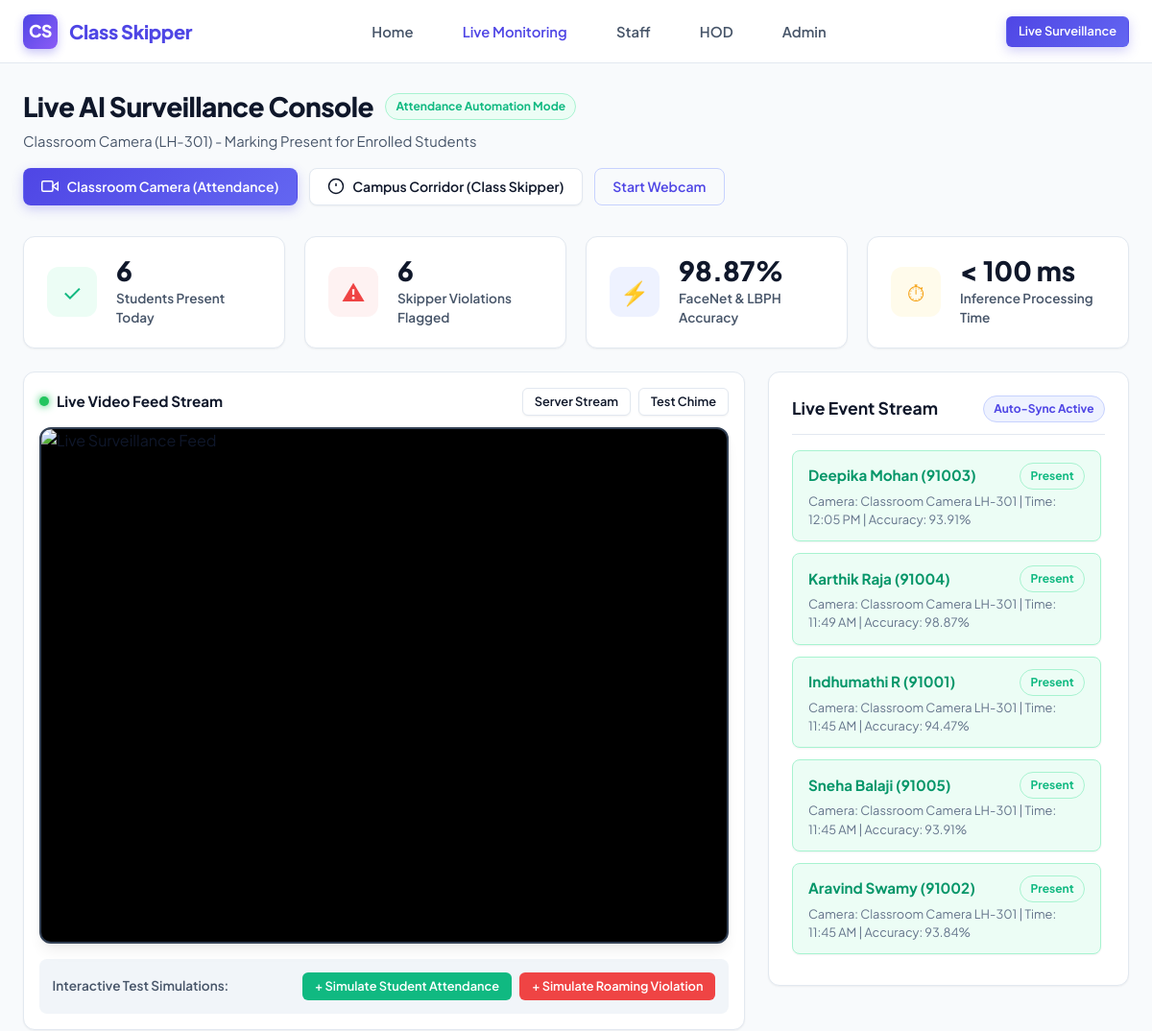
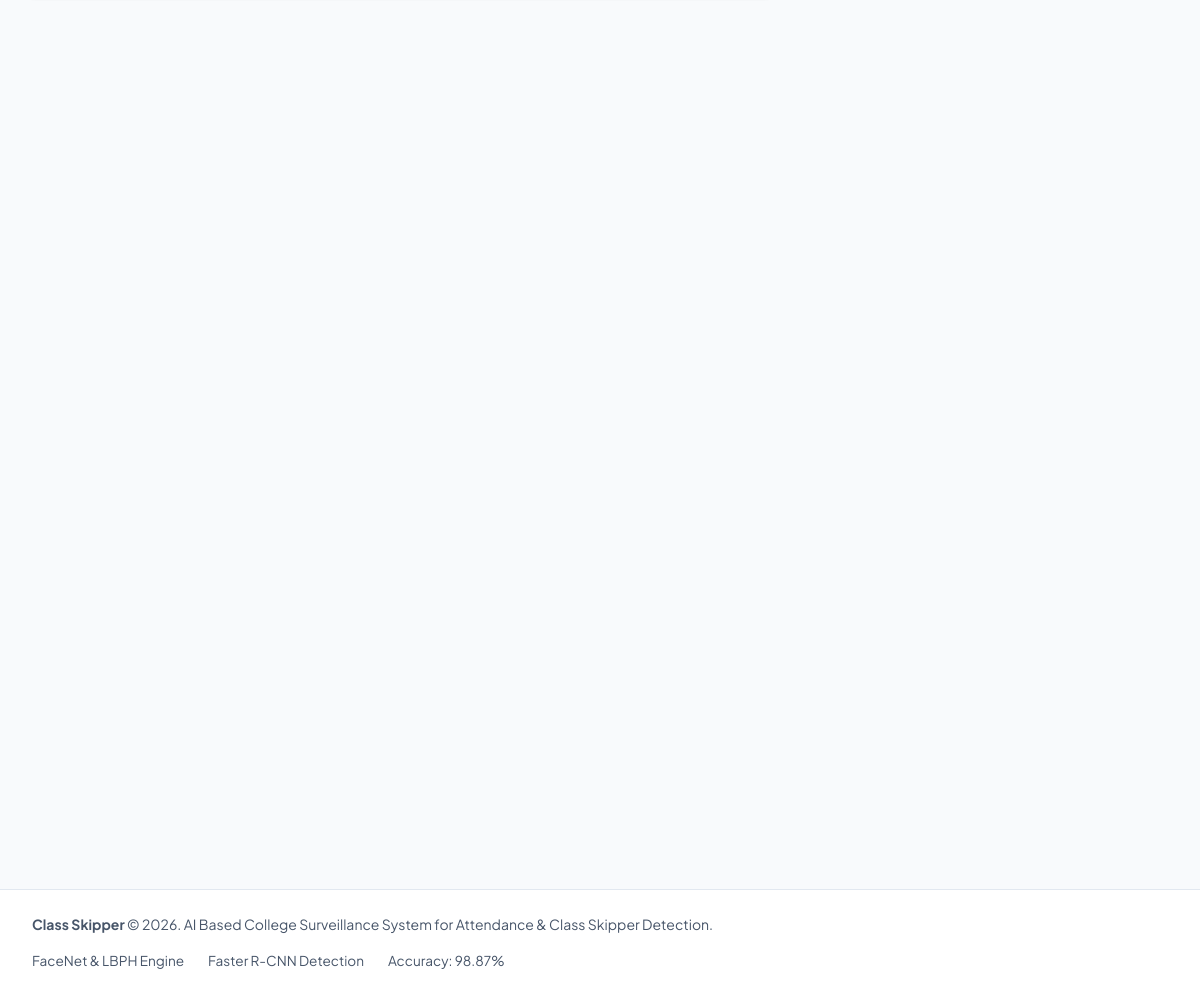
Screenshot of /monitoring with the database file from the repository (2 pictures, top to bottom).
### tables this page shows
CREATE TABLE attendance (
            id INTEGER PRIMARY KEY AUTOINCREMENT,
            student_id INTEGER,
            regno VARCHAR(50) NOT NULL,
            name VARCHAR(150) NOT NULL,
            dept VARCHAR(100) NOT NULL,
            sem VARCHAR(50) NOT NULL,
            date VARCHAR(30) NOT NULL,
            time VARCHAR(30) NOT NULL,
            status VARCHAR(30) DEFAULT 'Present',
            confidence REAL DEFAULT 98.8,
            camera_location VARCHAR(100) DEFAULT 'Classroom Camera'
        );

### app.py (the view)
@app.route('/monitoring')
def monitoring_view():
    today_str = datetime.date.today().strftime('%Y-%m-%d')
    recent_attendance = query_db("SELECT * FROM attendance WHERE date = %s ORDER BY id DESC LIMIT 10", (today_str,))
    recent_violations = query_db("SELECT * FROM violations WHERE date = %s ORDER BY id DESC LIMIT 10", (today_str,))
    present_cnt = query_db("SELECT COUNT(*) as c FROM attendance WHERE date = %s", (today_str,), one=True)['c']
    viol_cnt = query_db("SELECT COUNT(*) as c FROM violations WHERE date = %s", (today_str,), one=True)['c']
    return render_template(
        'monitoring.html',
        recent_attendance=recent_attendance,
        recent_violations=recent_violations,
        present_count=present_cnt,
        violation_count=viol_cnt
    )

### db.py (called while the page is built)
def get_connection():
    if DATABASE_TYPE == 'mysql':
        try:
            import mysql.connector
            conn = mysql.connector.connect(**MYSQL_CONFIG)
            return conn, 'mysql'
        except Exception:
            conn = sqlite3.connect(SQLITE_DB_PATH)
            conn.row_factory = sqlite3.Row
            return conn, 'sqlite'
    else:
        conn = sqlite3.connect(SQLITE_DB_PATH)
        conn.row_factory = sqlite3.Row
        return conn, 'sqlite'

def query_db(query, args=(), one=False, commit=False):
    conn, db_type = get_connection()
    cursor = conn.cursor()
    if db_type == 'sqlite':
        query = query.replace('%s', '?')
    else:
        query = query.replace('?', '%s')
    cursor.execute(query, args)
    if commit:
        conn.commit()
        last_id = cursor.lastrowid
        cursor.close()
        conn.close()
        return last_id
    rv = cursor.fetchall()
    cursor.close()
    conn.close()
    if rv:
        if db_type == 'sqlite':
            results = [dict(ix) for ix in rv]
        else:
            results = [dict(ix) if isinstance(ix, dict) else ix for ix in rv]
        return results[0] if one else results
    return None if one else []

### templates/monitoring.html (shortened to what this page needs)
{% extends 'base.html' %}
{% block content %}
<div style="max-width: 1350px; margin: 1.5rem auto; padding: 0 1.5rem;">
    <div class="page-header">
        <div>
            <div style="display: flex; align-items: center; gap: 0.75rem;">
                <h1 class="page-title">Live AI Surveillance Console</h1>
                <span id="camera-header-badge" class="badge badge-success">Attendance Automation Mode</span>
            </div>
            <p id="camera-desc" class="page-subtitle">
            </p>
        </div>
        <div style="display: flex; gap: 0.75rem; align-items: center; flex-wrap: wrap;">
            <button id="btn-cam-classroom" class="btn btn-primary" onclick="switchCameraMode('classroom')">
                <svg width="18" height="18" viewBox="0 0 24 24" fill="none" stroke="currentColor" stroke-width="2"><path d="M23 7l-7 5 7 5V7z"></path><rect x="1" y="5" width="15" height="14" rx="2" ry="2"></rect></svg>
                Classroom Camera (Attendance)
            </button>
            <button id="btn-cam-campus" class="btn btn-secondary" onclick="switchCameraMode('campus')">
                <svg width="18" height="18" viewBox="0 0 24 24" fill="none" stroke="currentColor" stroke-width="2"><circle cx="12" cy="12" r="10"></circle><line x1="12" y1="8" x2="12" y2="12"></line><line x1="12" y1="16" x2="12.01" y2="16"></line></svg>
                Campus Corridor (Class Skipper)
            </button>
            <button id="btn-toggle-cam" class="btn btn-outline-primary" onclick="toggleWebcam()">
                Start Webcam
            </button>
        </div>
    </div>
    <div class="stat-grid" style="grid-template-columns: repeat(4, 1fr); margin-bottom: 1.5rem;">
        <div class="stat-card">
            <div class="stat-icon success">✓</div>
            <div>
                <div class="stat-value" id="stat-present">{{ present_count or 3 }}</div>
                <div class="stat-label">Students Present Today</div>
            </div>
        </div>
        <div class="stat-card">
            <div class="stat-icon danger">⚠</div>
            <div>
                <div class="stat-value" id="stat-violations">{{ violation_count or 2 }}</div>
                <div class="stat-label">Skipper Violations Flagged</div>
            </div>
        </div>
        <div class="stat-card">
            <div class="stat-icon primary">⚡</div>
            <div>
                <div class="stat-value">98.87%</div>
                <div class="stat-label">FaceNet & LBPH Accuracy</div>
            </div>
        </div>
        <div class="stat-card">
            <div class="stat-icon warning">⏱</div>
            <div>
                <div class="stat-value">&lt; 100 ms</div>
                <div class="stat-label">Inference Processing Time</div>
            </div>
        </div>
    </div>
    <div class="monitor-container">
        <div class="card" style="padding: 1rem;">
            <div style="display: flex; justify-content: space-between; align-items: center; margin-bottom: 0.75rem;">
                <div style="display: flex; align-items: center; gap: 0.5rem; font-weight: 700; font-size: 0.95rem;">
                    <span style="display: inline-block; width: 10px; height: 10px; background: #22c55e; border-radius: 50%; box-shadow: 0 0 8px #22c55e;"></span>
                    Live Video Feed Stream
                </div>
                <div style="display: flex; gap: 0.5rem;">
                    <button class="btn btn-secondary btn-sm" onclick="useServerFeed()">Server Stream</button>
                    <button class="btn btn-secondary btn-sm" onclick="playAlertChime(false)">Test Chime</button>
                </div>
            </div>
            <div class="video-frame-container" id="camera-viewport" style="position: relative; overflow: hidden;">
                <img id="mjpeg-feed" src="{{ url_for('video_feed', mode='classroom') }}" class="live-feed-img" style="display: block;" alt="Live Surveillance Feed">
            </div>
            <div style="margin-top: 1rem; padding: 0.85rem; background: var(--bg-card-subtle); border-radius: var(--radius-sm); display: flex; align-items: center; justify-content: space-between; flex-wrap: wrap; gap: 0.75rem;">
                <div style="font-size: 0.85rem; font-weight: 600; color: var(--text-muted);">
                    Interactive Test Simulations:
                </div>
                <div style="display: flex; gap: 0.5rem;">
                    <button class="btn btn-success btn-sm" onclick="triggerSimulation('classroom')">
                        + Simulate Student Attendance
                    </button>
                    <button class="btn btn-danger btn-sm" onclick="triggerSimulation('campus')">
                        + Simulate Roaming Violation
                    </button>
                </div>
            </div>
        </div>
        <div class="card" style="display: flex; flex-direction: column; max-height: 640px;">
            <div style="display: flex; justify-content: space-between; align-items: center; margin-bottom: 1rem; border-bottom: 1px solid var(--border); padding-bottom: 0.75rem;">
                <h3 style="font-size: 1.1rem; font-weight: 700;">Live Event Stream</h3>
                <span class="badge badge-primary">Auto-Sync Active</span>
            </div>
            <div id="live-detections-list" style="flex: 1; overflow-y: auto; padding-right: 0.25rem;">
                {% for att in recent_attendance %}
                <div class="stat-card alert-success" style="margin-bottom: 0.75rem; padding: 0.75rem 1rem; border-radius: 8px;">
                    <div style="flex: 1;">
                        <div style="display: flex; justify-content: space-between; align-items: center;">
                            <strong style="font-size: 0.95rem; color: #059669;">{{ att.name }} ({{ att.regno }})</strong>
                            <span class="badge badge-success">Present</span>
                        </div>
                        <div style="font-size: 0.8rem; color: #64748b; margin-top: 0.2rem;">
                            Camera: {{ att.camera_location }} | Time: {{ att.time }} | Accuracy: {{ att.confidence }}%
                        </div>
                    </div>
                </div>
                {% endfor %}
            </div>
        </div>
    </div>
</div>
{% endblock %}

### rows the page displays
attendance: name "Deepika Mohan", regno "91003", camera_location "Classroom Camera LH-301", time "12:05 PM", confidence "93.91"
attendance: name "Karthik Raja", regno "91004", camera_location "Classroom Camera LH-301", time "11:49 AM", confidence "98.87"
attendance: name "Indhumathi R", regno "91001", camera_location "Classroom Camera LH-301", time "11:45 AM", confidence "94.47"
attendance: name "Sneha Balaji", regno "91005", camera_location "Classroom Camera LH-301", time "11:45 AM", confidence "93.91"
attendance: name "Aravind Swamy", regno "91002", camera_location "Classroom Camera LH-301", time "11:45 AM", confidence "93.84"

### other values shown
{{ present_count or 3 }} "6"
{{ violation_count or 2 }} "6"
